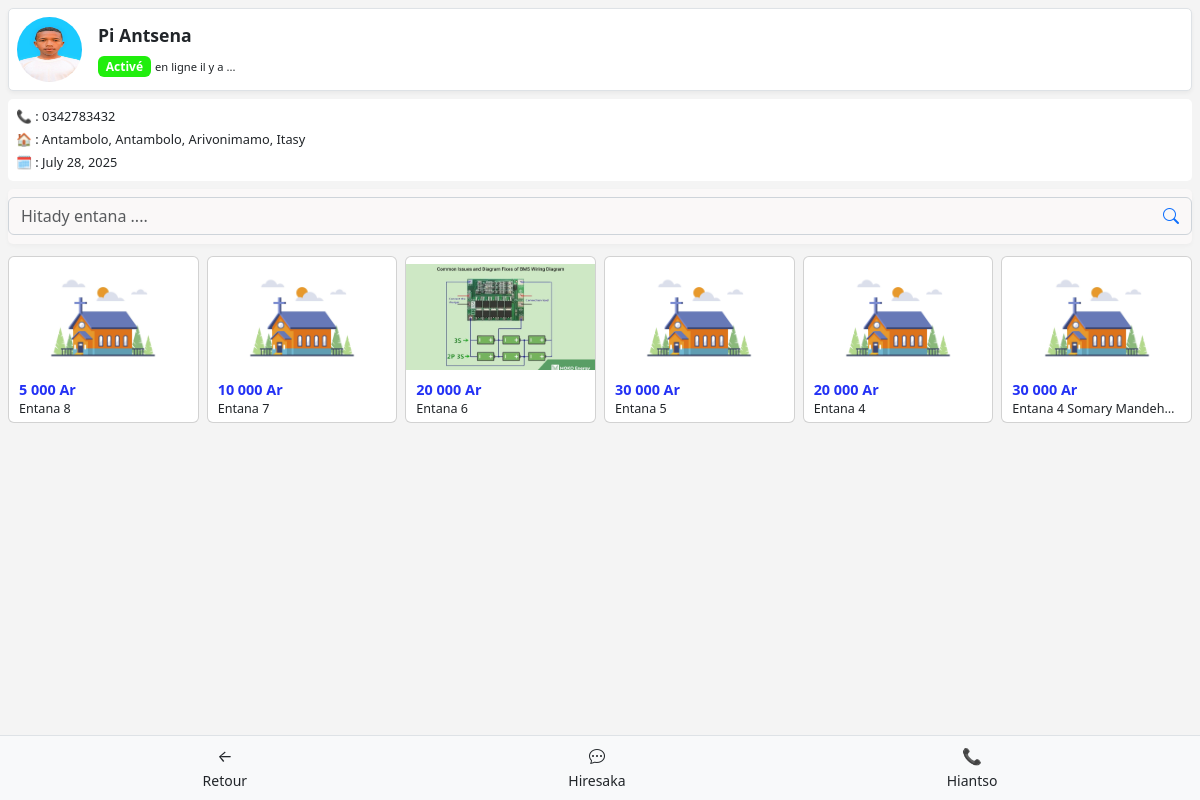
Page /acheteur/magasin/1/?from=78 on the earlier database version.
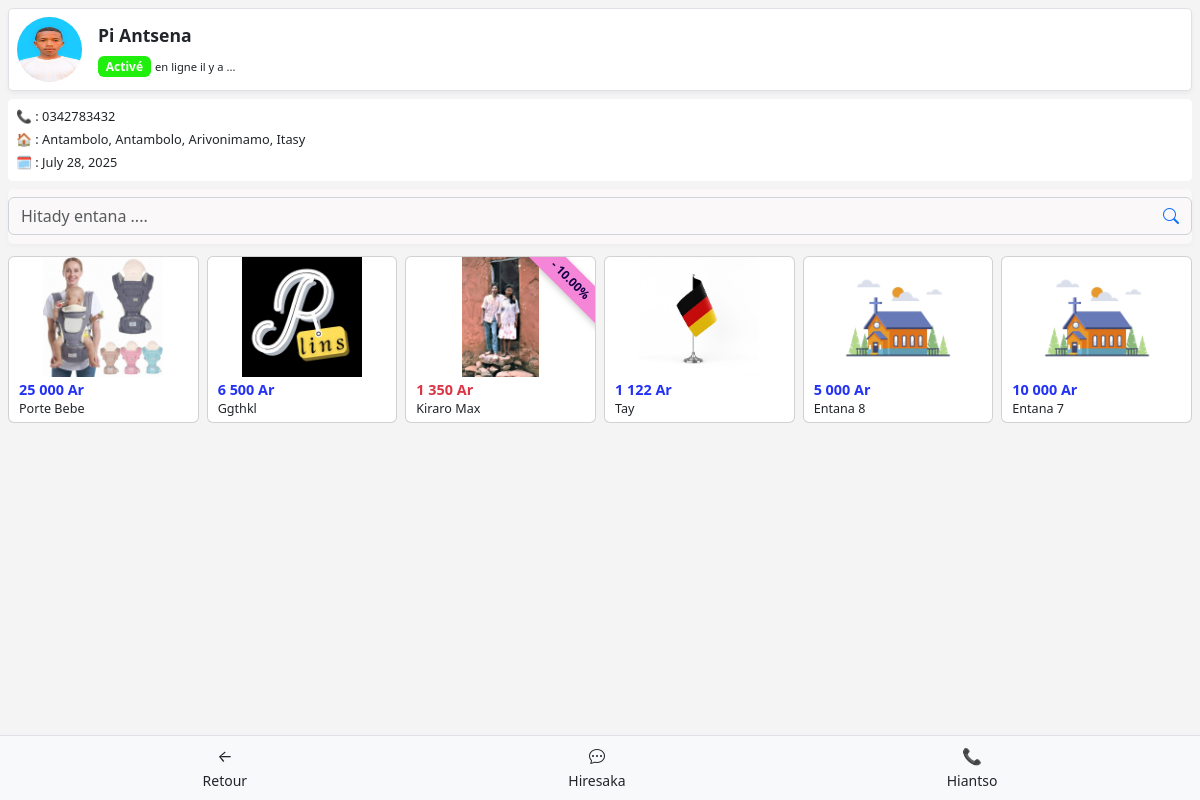
Same page on the later database version.
### vendeur/models.py (models this page shows, shortened)
class Produits(models.Model):
    magasin = models.ForeignKey(Magasin, on_delete=models.CASCADE, related_name='produits')
    nom_produit = models.CharField(max_length=100)
    description = models.CharField(max_length=180)
    moq = models.IntegerField(default=1)
    image_profil_produit = models.ImageField(upload_to='image_profil_produit')
    mot_clet = models.CharField(max_length=250)
    created_at = models.DateTimeField(auto_now_add=True)
    modele_livraison = models.ForeignKey('ModeleLivraison', on_delete=models.SET_NULL, null=True, help_text="frais de livraison appliqué à ce produit")
    promo_active = models.BooleanField(default=False)
    reduction_pourcentage = models.DecimalField(
        max_digits=5, decimal_places=2, null=True, blank=True,
        help_text="Pourcentage de réduction (0-100)"
    )
    promo_debut = models.DateTimeField(null=True, blank=True)
    promo_fin = models.DateTimeField(null=True, blank=True)
    def est_nouveau(self):
        from django.utils import timezone
        return (timezone.now() - self.created_at).days < 7
    def promo_est_active(self):
        maintenant = timezone.now()
        return (
            self.promo_active
            and self.reduction_pourcentage is not None
            and self.promo_debut is not None
            and self.promo_fin is not None
            and self.promo_debut <= maintenant <= self.promo_fin
        )
    def get_prix_minimum(self):
        variations = self.variations.all()
        if not variations.exists():
            return None  # Ou un prix par défaut
        prix_min = min(variation.prix for variation in variations)
        if self.promo_est_active():
            reduction = self.reduction_pourcentage or Decimal(0)
            prix_promo = prix_min * (1 - reduction / Decimal(100))
            return round(prix_promo, 2)
        return prix_min

class VariationProduit(models.Model):
    produit = models.ForeignKey(Produits, on_delete=models.CASCADE, related_name='variations')
    nom_variation = models.CharField(max_length=100)
    image_variation = models.ImageField(upload_to='image_variation', blank=True, null=True)
    prix = models.IntegerField()
    stock = models.PositiveIntegerField(default=0)

### acheteur/views.py (the view)
# urls.py: path('magasin/<int:magasin_id>/', ProduitsMagasinView.as_view(), name='acheteur_produits_magasin'),
class ProduitsMagasinView(BaseInfiniteScrollView):
    model = Produits
    template_name = "acheteur/magasin_detail.html"
    fragment_template = "acheteur/includes/produits_list.html"
    context_object_name = "produits"
    paginate_by = 6
    def get_queryset(self):
        magasin_id = self.kwargs.get("magasin_id")
        magasin = get_object_or_404(Magasin, id=magasin_id)
        return Produits.objects.filter(magasin=magasin).order_by("-id")
    def get_context_data(self, **kwargs):
        context = super().get_context_data(**kwargs)
        magasin_id = self.kwargs.get("magasin_id")
        context["magasin"] = get_object_or_404(Magasin, id=magasin_id)
        produit_id = self.request.GET.get("from")
        context["produit_retour_id"] = produit_id
        return context

### acheteur/templatetags/format_mg.py (called while the page is built)
@register.filter
def separateur_mg(value):
    try:
        valeur = float(value)
        return f"{valeur:,.0f}".replace(",", " ")
    except (ValueError, TypeError):
        return value

### acheteur/views_base.py (called while the page is built, shortened)
    def get_paginate_by(self, queryset):
        page_size = self.request.GET.get('page_size')
        if page_size and page_size.isdigit():
            return int(page_size)
        return self.paginate_by

    def get(self, request, *args, **kwargs):
        queryset = self.get_queryset()
        paginate_by = self.get_paginate_by(queryset)
        paginator = Paginator(queryset, paginate_by)
        page_number = request.GET.get('page', 1)
        try:
            page_obj = paginator.page(page_number)
        except (EmptyPage, ValueError):
            if request.headers.get('X-Requested-With') == 'XMLHttpRequest':
                return JsonResponse({'produits_html': '', 'has_next': False})
            page_obj = paginator.page(paginator.num_pages)
        self.object_list = page_obj.object_list
        context = self.get_context_data(object_list=page_obj)
        return self.render_to_response(context)

### acheteur/templates/acheteur/magasin_detail.html (shortened to what this page needs)
{% extends 'acheteur/base_magasin_detail.html' %}
{% load static %}
{% block extra_css %}
<link rel="stylesheet" href="{% static 'css/liste_produits.css' %}">
{% endblock %}
{% block content %}
  <div class="d-flex align-items-center p-2 border en-tete"
      style="border-radius: 5px;">
      {% if magasin.logo %}
          <img src="{{ magasin.logo.url }}" alt="Logo du magasin"
              class="rounded-circle me-3" width="65" height="65">
      {% else %}
          <img src="{% static 'images/logo_pardefaut.jpg' %}" alt="Logo par défaut"
              class="rounded-circle me-3" width="65" height="65">
      {% endif %}
      <div>
          <p class="mb-1 fw-bold" style="font-size: 1.1em;">{{ magasin.nom_magasin }}</p>
          {% if magasin.vendeur.is_active %}
          <span class="badge" style="background-color: rgb(32, 238, 13);">Activé</span>
          {% else %}
          <span class="badge bg-danger">Non activé</span>
          {% endif %}
          <span style="font-size: 0.7rem;">en ligne il y a ...</span>
      </div>
  </div>
  <div class="card-infos my-2 p-2">
    <div style="font-size: 0.8rem;">
        <p class="mb-1"><span>📞 :</span> {{ magasin.vendeur.phone }}</p>
        <p class="mb-1"><span>🏠 :</span> {{ magasin.adresse_magasin }}</p>
        <p class="mb-0"><span>🗓️ :</span> {{ magasin.date_inscription }}</p>
    </div>
  </div>
  <div class="search-bar-sticky-magasin">
      <form method="GET" action="{% url 'acheteur_recherche_produits_magasin' magasin.id %}" class="mb-1">
          <div class="input-group search-group">
              <input type="text" name="q" class="form-control search-input"
                    value="{{ query }}" placeholder="Hitady entana ...." aria-label="Rechercher" />
              <button type="submit" class="btn border-0 bg-transparent text-primary search-addon">
                  <i class="bi bi-search"></i>
              </button>
          </div>
      </form>
  </div>
<div id="produits-container" class="row row-cols-2 row-cols-sm-3 row-cols-md-4 row-cols-lg-5 row-cols-xl-6 g-2 mt-1">
  {% include 'acheteur/includes/produits_list.html' %}
</div>
<br>
<footer class="fixed-bottom bg-light border-top py-2">
  <div class="container">
    <div class="d-flex justify-content-around text-center">
      <a href="{% url 'acheteur_detail_produit' produit_retour_id %}" class="text-decoration-none {% if request.path == url_produits %}text-primary{% else %}text-dark{% endif %}">
        <i>←</i><br><small>Retour</small>
      </a>
      <a href="#" class="text-decoration-none {% if request.path == url_message %}text-primary{% else %}text-dark{% endif %}">
        <i class="bi bi-chat-dots"></i><br><small>Hiresaka</small>
      </a>
      <a href="#" class="text-decoration-none {% if request.path == url_panier %}text-primary{% else %}text-dark{% endif %}">
        <span>📞</span><br><small>Hiantso</small>
      </a>
    </div>
  </div>
</footer>
{% endblock %}

### acheteur/templates/acheteur/includes/produits_list.html
{% load format_mg %}
 {% for prod in produits %}
  <div class="col">
    <a href="{% url 'acheteur_detail_produit' prod.id %}" class="text-decoration-none text-dark">
      <div class="card h-100 position-relative">
        {% if prod.promo_est_active %}
          <span class="badge-promo"><strong>- {{ prod.reduction_pourcentage }}%</strong></span>
        {% elif prod.est_nouveau %}
          <span class="badge-nouveau">Vaovao</span>
        {% endif %}
        <img src="{{ prod.image_profil_produit.url }}" class="produit-img"
          alt="{{ prod.nom_produit }}" onerror="this.src='https://via.placeholder.com/150'" />
        <div class="card-body nom_prix" style="font-size: 0.9rem;">
          {% if prod.promo_est_active %}
            <strong> <span class="text-danger">{{ prod.get_prix_minimum|separateur_mg }} Ar</span> </strong>
          {% else %}
            <strong> <span style="color: rgb(36, 50, 245);">{{ prod.get_prix_minimum|separateur_mg }} Ar</span> </strong>
          {% endif %}
          <div class="small text-truncate">{{ prod.nom_produit }}</div>
        </div>
      </div>
    </a>
  </div>
{% endfor %}

Differences in the rows shown:
no longer on this page (row unchanged): Produits: image_profil_produit (picture), get_prix_minimum|separateur_mg "20 000", nom_produit "Entana 6"
no longer on this page (row unchanged): Produits: image_profil_produit (picture), get_prix_minimum|separateur_mg "30 000", nom_produit "Entana 5"
no longer on this page (row unchanged): Produits: image_profil_produit (picture), get_prix_minimum|separateur_mg "20 000", nom_produit "Entana 4"
no longer on this page (row unchanged): Produits: image_profil_produit (picture), get_prix_minimum|separateur_mg "30 000", nom_produit "Entana 4 Somary Mandeh…"
added Produits: image_profil_produit (picture), get_prix_minimum|separateur_mg "25 000", nom_produit "Porte Bebe"
added Produits: image_profil_produit (picture), get_prix_minimum|separateur_mg "6 500", nom_produit "Ggthkl"
added Produits: reduction_pourcentage "10.00", image_profil_produit (picture), get_prix_minimum|separateur_mg "1 350", nom_produit "Kiraro Max"
added Produits: image_profil_produit (picture), get_prix_minimum|separateur_mg "1 122", nom_produit "Tay"
